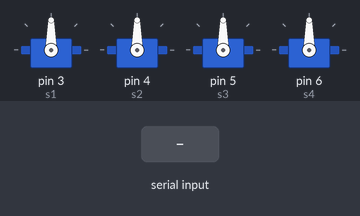
Simulated run of this sketch. Board: Arduino Uno, built with avr-gcc and run on an emulated ATmega328P. Parts: 4 × servo. The inputs (shaded band) are chosen by the test bench. What the sketch prints to the serial monitor is not drawn.

Above: at 1.2 s.
1.3 s: "L" received over Serial
At 1.9 s:
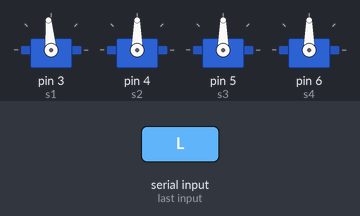
2.8 s: "L" received over Serial
At 3.1 s:
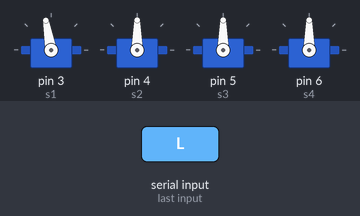
4.3 s: "R" received over Serial
At 5.4 s:
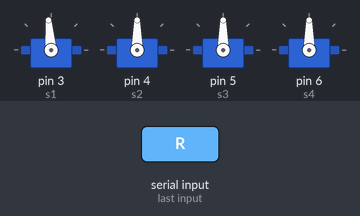
Timing chart, 0 to 7.3 s (numbered marks = the images above; inputs shaded):
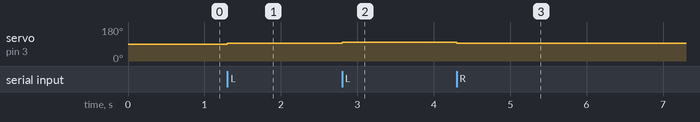

The sketch:

sketch_nov9a.ino
```cpp
#include <Servo.h>

Servo s1, s2, s3, s4;

// posições iniciais (ajuste se quiser)
int base = 90;
int altura = 90;
int mao = 90;
int garra = 90;

void setup() {
  Serial.begin(9600);

  s1.attach(3);  // Base
  s2.attach(4);  // Altura
  s3.attach(5);  // Mão
  s4.attach(6);  // Garra

  Serial.println("Controle de braço robótico iniciado!");
}

void loop() {
  if (Serial.available()) {
    char comando = Serial.read();

    switch (comando) {
      // Base (esquerda / direita)
      case 'L': base += 5; break;
      case 'R': base -= 5; break;

      // Altura (sobe / desce)
      case 'U': altura += 5; break;
      case 'D': altura -= 5; break;

      // Mão (ângulo do punho)
      case 'Q': mao += 5; break;
      case 'E': mao -= 5; break;

      // Garra (abrir / fechar)
      case 'Z': garra += 5; break;
      case 'X': garra -= 5; break;
    }

    // Limitar ângulos de 0 a 180
    base = constrain(base, 0, 180);
    altura = constrain(altura, 0, 180);
    mao = constrain(mao, 0, 180);
    garra = constrain(garra, 0, 180);

    // Atualiza servos
    s1.write(base);
    s2.write(altura);
    s3.write(mao);
    s4.write(garra);

    delay(12); // movimentação mais suave
  }
}
```

Measured:
- after the input at 1.3 s, servo on pin 3 (s1): 90° → 95° at once
- after the input at 2.8 s, servo on pin 3 (s1): 95° → 100° at once
- after the input at 4.3 s, servo on pin 3 (s1): 100° → 95° at once
